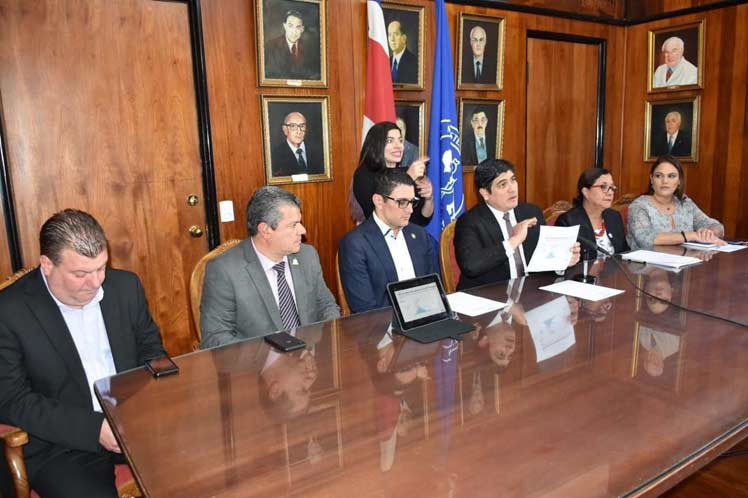
#> input picture images/costarica.jpg, 748 x 498 px
$ jupyter execute --allow-errors demo.ipynb   (shell and % lines are left out)
#> lines starting #> are read from the running program, lines starting #| are printed output that depends on the picture
# Mask R-CNN Demo

A quick intro to using the pre-trained model to detect and segment objects.

[cell 1]
import os
import sys
import random
import math
import numpy as np
import skimage.io
import matplotlib
import matplotlib.pyplot as plt

# Root directory of the project
ROOT_DIR = os.path.abspath("../")

# Import Mask RCNN
sys.path.append(ROOT_DIR)  # To find local version of the library
from mrcnn import utils
import mrcnn.model as modellib
from mrcnn import visualize
# Import COCO config
sys.path.append(os.path.join(ROOT_DIR, "samples/coco/"))  # To find local version
import coco


# Directory to save logs and trained model
MODEL_DIR = os.path.join(ROOT_DIR, "logs")

# Local path to trained weights file
COCO_MODEL_PATH = os.path.join(ROOT_DIR, "mask_rcnn_coco.h5")
# Download COCO trained weights from Releases if needed
if not os.path.exists(COCO_MODEL_PATH):
    utils.download_trained_weights(COCO_MODEL_PATH)
#> (this line was passed over: mrcnn is not available in this run)

# Directory of images to run detection on
IMAGE_DIR = os.path.join(ROOT_DIR, "images")

## Configurations

We'll be using a model trained on the MS-COCO dataset. The configurations of this model are in the ```CocoConfig``` class in ```coco.py```.

For inferencing, modify the configurations a bit to fit the task. To do so, sub-class the ```CocoConfig``` class and override the attributes you need to change.

[cell 2]
class InferenceConfig(coco.CocoConfig):
    # Set batch size to 1 since we'll be running inference on
    # one image at a time. Batch size = GPU_COUNT * IMAGES_PER_GPU
    GPU_COUNT = 1
    IMAGES_PER_GPU = 1

config = InferenceConfig()
#> (the rest of this cell did not finish here and is left out)

## Create Model and Load Trained Weights

#> (a cell that did not finish here is left out)

## Class Names

The model classifies objects and returns class IDs, which are integer value that identify each class. Some datasets assign integer values to their classes and some don't. For example, in the MS-COCO dataset, the 'person' class is 1 and 'teddy bear' is 88. The IDs are often sequential, but not always. The COCO dataset, for example, has classes associated with class IDs 70 and 72, but not 71.

To improve consistency, and to support training on data from multiple sources at the same time, our ```Dataset``` class assigns it's own sequential integer IDs to each class. For example, if you load the COCO dataset using our ```Dataset``` class, the 'person' class would get class ID = 1 (just like COCO) and the 'teddy bear' class is 78 (different from COCO). Keep that in mind when mapping class IDs to class names.

To get the list of class names, you'd load the dataset and then use the ```class_names``` property like this.
```
# Load COCO dataset
dataset = coco.CocoDataset()
dataset.load_coco(COCO_DIR, "train")
dataset.prepare()

# Print class names
print(dataset.class_names)
```

We don't want to require you to download the COCO dataset just to run this demo, so we're including the list of class names below. The index of the class name in the list represent its ID (first class is 0, second is 1, third is 2, ...etc.)

[cell 4]
# COCO Class names
# Index of the class in the list is its ID. For example, to get ID of
# the teddy bear class, use: class_names.index('teddy bear')
class_names = ['BG', 'person', 'bicycle', 'car', 'motorcycle', 'airplane',
               'bus', 'train', 'truck', 'boat', 'traffic light',
               'fire hydrant', 'stop sign', 'parking meter', 'bench', 'bird',
               'cat', 'dog', 'horse', 'sheep', 'cow', 'elephant', 'bear',
               'zebra', 'giraffe', 'backpack', 'umbrella', 'handbag', 'tie',
               'suitcase', 'frisbee', 'skis', 'snowboard', 'sports ball',
               'kite', 'baseball bat', 'baseball glove', 'skateboard',
               'surfboard', 'tennis racket', 'bottle', 'wine glass', 'cup',
               'fork', 'knife', 'spoon', 'bowl', 'banana', 'apple',
               'sandwich', 'orange', 'broccoli', 'carrot', 'hot dog', 'pizza',
               'donut', 'cake', 'chair', 'couch', 'potted plant', 'bed',
               'dining table', 'toilet', 'tv', 'laptop', 'mouse', 'remote',
               'keyboard', 'cell phone', 'microwave', 'oven', 'toaster',
               'sink', 'refrigerator', 'book', 'clock', 'vase', 'scissors',
               'teddy bear', 'hair drier', 'toothbrush']

## Run Object Detection

[cell 5]
# Load a random image from the images folder
file_names = "costarica.jpg"
image = skimage.io.imread(os.path.join(IMAGE_DIR, file_names))
#> image is the input picture: shape (498, 748, 3); mean R, G, B 133.9, 95.8, 78.3

# Run detection
#> (the rest of this cell did not finish here and is left out)

[cell 6]
file_names = "ciclistas.jpg"
image = skimage.io.imread(os.path.join(IMAGE_DIR, file_names))
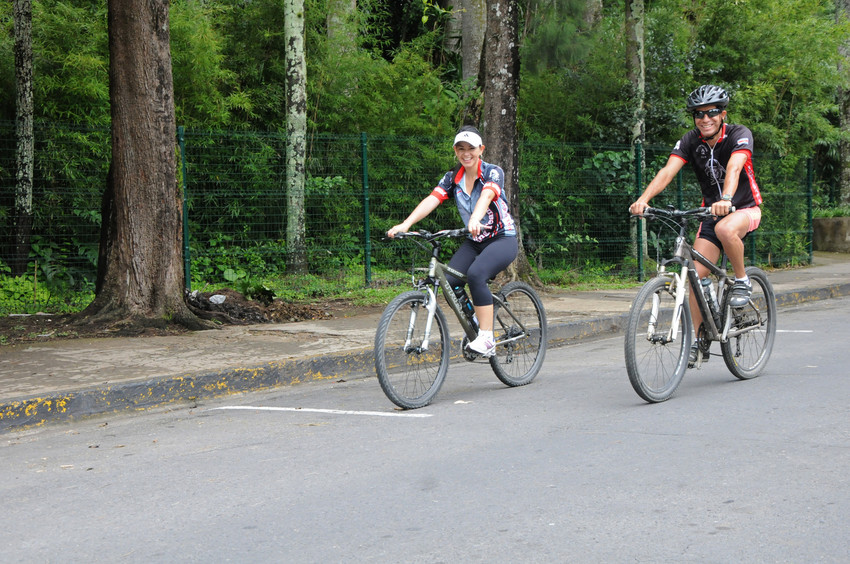
#> input picture images/ciclistas.jpg, 850 x 564 px
#> image is the input picture: shape (564, 850, 3); mean R, G, B 115.2, 122.8, 108.5

# Run detection
#> (the rest of this cell did not finish here and is left out)

[cell 7]
file_names = "trafico.jpg"
image = skimage.io.imread(os.path.join(IMAGE_DIR, file_names))
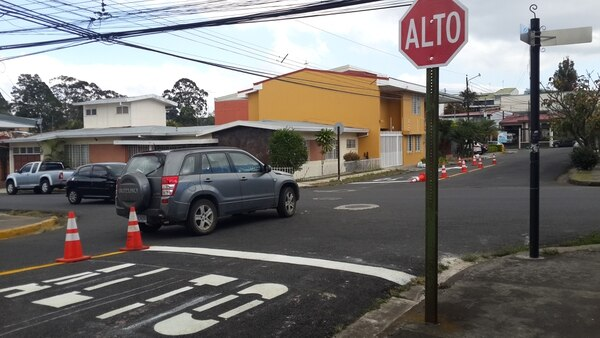
#> input picture images/trafico.jpg, 600 x 338 px
#> image is the input picture: shape (338, 600, 3); mean R, G, B 117, 114.1, 111.9

# Run detection
#> (the rest of this cell did not finish here and is left out)
